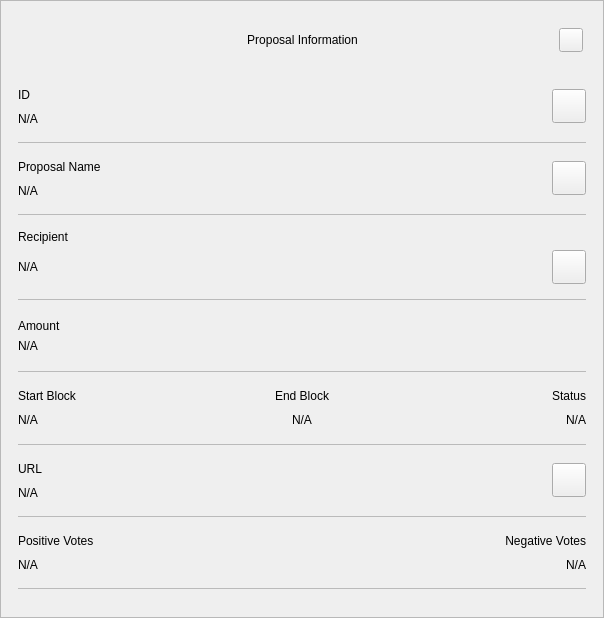
<?xml version="1.0" encoding="UTF-8"?>
<ui version="4.0">
 <class>ProposalInfoDialog</class>
 <widget class="QWidget" name="ProposalInfoDialog">
  <property name="geometry">
   <rect>
    <x>0</x>
    <y>0</y>
    <width>604</width>
    <height>618</height>
   </rect>
  </property>
  <property name="sizePolicy">
   <sizepolicy hsizetype="Preferred" vsizetype="Expanding">
    <horstretch>0</horstretch>
    <verstretch>0</verstretch>
   </sizepolicy>
  </property>
  <property name="minimumSize">
   <size>
    <width>580</width>
    <height>300</height>
   </size>
  </property>
  <property name="windowTitle">
   <string notr="true">N/A</string>
  </property>
  <property name="styleSheet">
   <string notr="true"/>
  </property>
  <layout class="QVBoxLayout" name="verticalLayout_1">
   <property name="spacing">
    <number>0</number>
   </property>
   <property name="leftMargin">
    <number>0</number>
   </property>
   <property name="topMargin">
    <number>0</number>
   </property>
   <property name="rightMargin">
    <number>0</number>
   </property>
   <property name="bottomMargin">
    <number>0</number>
   </property>
   <item>
    <widget class="QFrame" name="frame">
     <property name="sizePolicy">
      <sizepolicy hsizetype="Preferred" vsizetype="Expanding">
       <horstretch>0</horstretch>
       <verstretch>0</verstretch>
      </sizepolicy>
     </property>
     <property name="styleSheet">
      <string notr="true"/>
     </property>
     <property name="frameShape">
      <enum>QFrame::StyledPanel</enum>
     </property>
     <property name="frameShadow">
      <enum>QFrame::Raised</enum>
     </property>
     <layout class="QVBoxLayout" name="verticalLayout_2">
      <property name="leftMargin">
       <number>0</number>
      </property>
      <property name="rightMargin">
       <number>0</number>
      </property>
      <item>
       <layout class="QHBoxLayout" name="horizontalLayout_1">
        <property name="spacing">
         <number>0</number>
        </property>
        <property name="leftMargin">
         <number>20</number>
        </property>
        <property name="topMargin">
         <number>10</number>
        </property>
        <property name="rightMargin">
         <number>20</number>
        </property>
        <item>
         <spacer name="horizontalSpacer_1">
          <property name="orientation">
           <enum>Qt::Horizontal</enum>
          </property>
          <property name="sizeHint" stdset="0">
           <size>
            <width>40</width>
            <height>20</height>
           </size>
          </property>
         </spacer>
        </item>
        <item>
         <widget class="QLabel" name="labelTitle">
          <property name="minimumSize">
           <size>
            <width>0</width>
            <height>40</height>
           </size>
          </property>
          <property name="maximumSize">
           <size>
            <width>16777215</width>
            <height>40</height>
           </size>
          </property>
          <property name="styleSheet">
           <string notr="true">padding-left:24px;</string>
          </property>
          <property name="text">
           <string>Proposal Information</string>
          </property>
          <property name="alignment">
           <set>Qt::AlignCenter</set>
          </property>
          <property name="margin">
           <number>7</number>
          </property>
         </widget>
        </item>
        <item>
         <spacer name="horizontalSpacer_2">
          <property name="orientation">
           <enum>Qt::Horizontal</enum>
          </property>
          <property name="sizeHint" stdset="0">
           <size>
            <width>40</width>
            <height>20</height>
           </size>
          </property>
         </spacer>
        </item>
        <item>
         <widget class="QPushButton" name="btnEsc">
          <property name="minimumSize">
           <size>
            <width>24</width>
            <height>24</height>
           </size>
          </property>
          <property name="maximumSize">
           <size>
            <width>24</width>
            <height>24</height>
           </size>
          </property>
          <property name="focusPolicy">
           <enum>Qt::NoFocus</enum>
          </property>
          <property name="text">
           <string/>
          </property>
         </widget>
        </item>
       </layout>
      </item>
      <item>
       <spacer name="verticalSpacer">
        <property name="orientation">
         <enum>Qt::Vertical</enum>
        </property>
        <property name="sizeType">
         <enum>QSizePolicy::Fixed</enum>
        </property>
        <property name="sizeHint" stdset="0">
         <size>
          <width>20</width>
          <height>10</height>
         </size>
        </property>
       </spacer>
      </item>
      <item>
       <widget class="QWidget" name="layoutScroll" native="true">
        <property name="minimumSize">
         <size>
          <width>0</width>
          <height>450</height>
         </size>
        </property>
        <layout class="QVBoxLayout" name="verticalLayout_3">
         <property name="leftMargin">
          <number>0</number>
         </property>
         <property name="topMargin">
          <number>0</number>
         </property>
         <property name="rightMargin">
          <number>0</number>
         </property>
         <item>
          <widget class="QScrollArea" name="scrollArea">
           <property name="styleSheet">
            <string notr="true">#scrollArea {
background:transparent;
}</string>
           </property>
           <property name="horizontalScrollBarPolicy">
            <enum>Qt::ScrollBarAlwaysOff</enum>
           </property>
           <property name="sizeAdjustPolicy">
            <enum>QAbstractScrollArea::AdjustIgnored</enum>
           </property>
           <property name="widgetResizable">
            <bool>true</bool>
           </property>
           <property name="alignment">
            <set>Qt::AlignLeading|Qt::AlignLeft|Qt::AlignTop</set>
           </property>
           <widget class="QWidget" name="scrollAreaWidgetContents">
            <property name="geometry">
             <rect>
              <x>0</x>
              <y>0</y>
              <width>585</width>
              <height>601</height>
             </rect>
            </property>
            <property name="autoFillBackground">
             <bool>false</bool>
            </property>
            <property name="styleSheet">
             <string notr="true">#scrollAreaWidgetContents {
background:transparent;
}</string>
            </property>
            <layout class="QVBoxLayout" name="verticalLayout_4">
             <property name="spacing">
              <number>0</number>
             </property>
             <property name="sizeConstraint">
              <enum>QLayout::SetDefaultConstraint</enum>
             </property>
             <property name="leftMargin">
              <number>0</number>
             </property>
             <property name="topMargin">
              <number>0</number>
             </property>
             <property name="rightMargin">
              <number>0</number>
             </property>
             <property name="bottomMargin">
              <number>0</number>
             </property>
             <item>
              <widget class="QWidget" name="content" native="true">
               <layout class="QVBoxLayout" name="verticalLayout_5">
                <property name="leftMargin">
                 <number>16</number>
                </property>
                <property name="topMargin">
                 <number>0</number>
                </property>
                <property name="rightMargin">
                 <number>16</number>
                </property>
                <item>
                 <widget class="QWidget" name="contentID" native="true">
                  <layout class="QHBoxLayout" name="horizontalLayout_2" stretch="0,0">
                   <property name="leftMargin">
                    <number>0</number>
                   </property>
                   <property name="rightMargin">
                    <number>0</number>
                   </property>
                   <item>
                    <layout class="QVBoxLayout" name="contentID_int">
                     <item>
                      <widget class="QLabel" name="labelId">
                       <property name="maximumSize">
                        <size>
                         <width>16777215</width>
                         <height>16777215</height>
                        </size>
                       </property>
                       <property name="text">
                        <string>ID</string>
                       </property>
                      </widget>
                     </item>
                     <item>
                      <widget class="QLabel" name="textId">
                       <property name="text">
                        <string notr="true">N/A</string>
                       </property>
                      </widget>
                     </item>
                    </layout>
                   </item>
                   <item>
                    <widget class="QPushButton" name="pushCopy">
                     <property name="minimumSize">
                      <size>
                       <width>34</width>
                       <height>34</height>
                      </size>
                     </property>
                     <property name="maximumSize">
                      <size>
                       <width>34</width>
                       <height>34</height>
                      </size>
                     </property>
                     <property name="focusPolicy">
                      <enum>Qt::NoFocus</enum>
                     </property>
                     <property name="text">
                      <string/>
                     </property>
                     <property name="iconSize">
                      <size>
                       <width>24</width>
                       <height>24</height>
                      </size>
                     </property>
                    </widget>
                   </item>
                  </layout>
                 </widget>
                </item>
                <item>
                 <widget class="QLabel" name="labelDividerID">
                  <property name="maximumSize">
                   <size>
                    <width>16777215</width>
                    <height>1</height>
                   </size>
                  </property>
                  <property name="styleSheet">
                   <string notr="true">background-color:#bababa;</string>
                  </property>
                  <property name="text">
                   <string/>
                  </property>
                 </widget>
                </item>
                <item>
                 <widget class="QWidget" name="contentName" native="true">
                  <layout class="QHBoxLayout" name="horizontalLayout_3" stretch="0,0">
                   <property name="leftMargin">
                    <number>0</number>
                   </property>
                   <property name="rightMargin">
                    <number>0</number>
                   </property>
                   <item>
                    <layout class="QVBoxLayout" name="contentName_int">
                     <item>
                      <widget class="QLabel" name="labelName">
                       <property name="maximumSize">
                        <size>
                         <width>16777215</width>
                         <height>16777215</height>
                        </size>
                       </property>
                       <property name="text">
                        <string>Proposal Name</string>
                       </property>
                      </widget>
                     </item>
                     <item>
                      <widget class="QLabel" name="textName">
                       <property name="text">
                        <string notr="true">N/A</string>
                       </property>
                      </widget>
                     </item>
                    </layout>
                   </item>
                   <item>
                    <widget class="QPushButton" name="btnNameCopy">
                     <property name="minimumSize">
                      <size>
                       <width>34</width>
                       <height>34</height>
                      </size>
                     </property>
                     <property name="maximumSize">
                      <size>
                       <width>34</width>
                       <height>34</height>
                      </size>
                     </property>
                     <property name="focusPolicy">
                      <enum>Qt::NoFocus</enum>
                     </property>
                     <property name="text">
                      <string/>
                     </property>
                     <property name="iconSize">
                      <size>
                       <width>24</width>
                       <height>24</height>
                      </size>
                     </property>
                    </widget>
                   </item>
                  </layout>
                 </widget>
                </item>
                <item>
                 <widget class="QLabel" name="labelDividerName">
                  <property name="maximumSize">
                   <size>
                    <width>16777215</width>
                    <height>1</height>
                   </size>
                  </property>
                  <property name="styleSheet">
                   <string notr="true">background-color:#bababa;</string>
                  </property>
                  <property name="text">
                   <string/>
                  </property>
                 </widget>
                </item>
                <item>
                 <widget class="QWidget" name="gridRecipient" native="true">
                  <layout class="QGridLayout" name="contentRecipient">
                   <property name="leftMargin">
                    <number>0</number>
                   </property>
                   <property name="rightMargin">
                    <number>0</number>
                   </property>
                   <item row="2" column="0">
                    <widget class="QLabel" name="textRecipient">
                     <property name="text">
                      <string notr="true">N/A</string>
                     </property>
                     <property name="alignment">
                      <set>Qt::AlignLeading|Qt::AlignLeft|Qt::AlignVCenter</set>
                     </property>
                    </widget>
                   </item>
                   <item row="2" column="3">
                    <widget class="QPushButton" name="btnRecipientCopy">
                     <property name="minimumSize">
                      <size>
                       <width>34</width>
                       <height>34</height>
                      </size>
                     </property>
                     <property name="maximumSize">
                      <size>
                       <width>34</width>
                       <height>34</height>
                      </size>
                     </property>
                     <property name="focusPolicy">
                      <enum>Qt::NoFocus</enum>
                     </property>
                     <property name="text">
                      <string/>
                     </property>
                     <property name="iconSize">
                      <size>
                       <width>24</width>
                       <height>24</height>
                      </size>
                     </property>
                    </widget>
                   </item>
                   <item row="0" column="0">
                    <widget class="QLabel" name="labelRecipient">
                     <property name="maximumSize">
                      <size>
                       <width>16777215</width>
                       <height>16777215</height>
                      </size>
                     </property>
                     <property name="text">
                      <string>Recipient</string>
                     </property>
                     <property name="alignment">
                      <set>Qt::AlignLeading|Qt::AlignLeft|Qt::AlignVCenter</set>
                     </property>
                    </widget>
                   </item>
                  </layout>
                 </widget>
                </item>
                <item>
                 <widget class="QLabel" name="labelDividerRecipient">
                  <property name="maximumSize">
                   <size>
                    <width>16777215</width>
                    <height>1</height>
                   </size>
                  </property>
                  <property name="styleSheet">
                   <string notr="true">background-color:#bababa;</string>
                  </property>
                  <property name="text">
                   <string/>
                  </property>
                 </widget>
                </item>
                <item>
                 <layout class="QGridLayout" name="gridAmount">
                  <property name="topMargin">
                   <number>12</number>
                  </property>
                  <property name="bottomMargin">
                   <number>12</number>
                  </property>
                  <item row="0" column="0">
                   <widget class="QLabel" name="labelAmount">
                    <property name="maximumSize">
                     <size>
                      <width>16777215</width>
                      <height>16777215</height>
                     </size>
                    </property>
                    <property name="text">
                     <string>Amount</string>
                    </property>
                    <property name="alignment">
                     <set>Qt::AlignLeading|Qt::AlignLeft|Qt::AlignVCenter</set>
                    </property>
                   </widget>
                  </item>
                  <item row="1" column="0">
                   <widget class="QLabel" name="textAmount">
                    <property name="layoutDirection">
                     <enum>Qt::LeftToRight</enum>
                    </property>
                    <property name="text">
                     <string notr="true">N/A</string>
                    </property>
                    <property name="alignment">
                     <set>Qt::AlignLeading|Qt::AlignLeft|Qt::AlignVCenter</set>
                    </property>
                   </widget>
                  </item>
                 </layout>
                </item>
                <item>
                 <widget class="QLabel" name="labelDividerAmount">
                  <property name="maximumSize">
                   <size>
                    <width>16777215</width>
                    <height>1</height>
                   </size>
                  </property>
                  <property name="baseSize">
                   <size>
                    <width>0</width>
                    <height>0</height>
                   </size>
                  </property>
                  <property name="palette">
                   <palette>
                    <active>
                     <colorrole role="Button">
                      <brush brushstyle="SolidPattern">
                       <color alpha="255">
                        <red>186</red>
                        <green>186</green>
                        <blue>186</blue>
                       </color>
                      </brush>
                     </colorrole>
                     <colorrole role="Base">
                      <brush brushstyle="SolidPattern">
                       <color alpha="255">
                        <red>186</red>
                        <green>186</green>
                        <blue>186</blue>
                       </color>
                      </brush>
                     </colorrole>
                     <colorrole role="Window">
                      <brush brushstyle="SolidPattern">
                       <color alpha="255">
                        <red>186</red>
                        <green>186</green>
                        <blue>186</blue>
                       </color>
                      </brush>
                     </colorrole>
                    </active>
                    <inactive>
                     <colorrole role="Button">
                      <brush brushstyle="SolidPattern">
                       <color alpha="255">
                        <red>186</red>
                        <green>186</green>
                        <blue>186</blue>
                       </color>
                      </brush>
                     </colorrole>
                     <colorrole role="Base">
                      <brush brushstyle="SolidPattern">
                       <color alpha="255">
                        <red>186</red>
                        <green>186</green>
                        <blue>186</blue>
                       </color>
                      </brush>
                     </colorrole>
                     <colorrole role="Window">
                      <brush brushstyle="SolidPattern">
                       <color alpha="255">
                        <red>186</red>
                        <green>186</green>
                        <blue>186</blue>
                       </color>
                      </brush>
                     </colorrole>
                    </inactive>
                    <disabled>
                     <colorrole role="Button">
                      <brush brushstyle="SolidPattern">
                       <color alpha="255">
                        <red>186</red>
                        <green>186</green>
                        <blue>186</blue>
                       </color>
                      </brush>
                     </colorrole>
                     <colorrole role="Base">
                      <brush brushstyle="SolidPattern">
                       <color alpha="255">
                        <red>186</red>
                        <green>186</green>
                        <blue>186</blue>
                       </color>
                      </brush>
                     </colorrole>
                     <colorrole role="Window">
                      <brush brushstyle="SolidPattern">
                       <color alpha="255">
                        <red>186</red>
                        <green>186</green>
                        <blue>186</blue>
                       </color>
                      </brush>
                     </colorrole>
                    </disabled>
                   </palette>
                  </property>
                  <property name="styleSheet">
                   <string notr="true">background-color:#bababa;</string>
                  </property>
                  <property name="text">
                   <string/>
                  </property>
                 </widget>
                </item>
                <item>
                 <widget class="QWidget" name="gridConfDateStatus" native="true">
                  <layout class="QGridLayout" name="contentConfDateStatus">
                   <property name="leftMargin">
                    <number>0</number>
                   </property>
                   <property name="rightMargin">
                    <number>0</number>
                   </property>
                   <item row="1" column="3">
                    <widget class="QLabel" name="labelStatus">
                     <property name="maximumSize">
                      <size>
                       <width>16777215</width>
                       <height>16777215</height>
                      </size>
                     </property>
                     <property name="text">
                      <string>Status</string>
                     </property>
                     <property name="alignment">
                      <set>Qt::AlignRight|Qt::AlignTrailing|Qt::AlignVCenter</set>
                     </property>
                    </widget>
                   </item>
                   <item row="1" column="0">
                    <widget class="QLabel" name="labelDate">
                     <property name="maximumSize">
                      <size>
                       <width>16777215</width>
                       <height>16777215</height>
                      </size>
                     </property>
                     <property name="text">
                      <string>Start Block</string>
                     </property>
                     <property name="alignment">
                      <set>Qt::AlignLeading|Qt::AlignLeft|Qt::AlignVCenter</set>
                     </property>
                    </widget>
                   </item>
                   <item row="2" column="1">
                    <widget class="QLabel" name="textEndDate">
                     <property name="text">
                      <string notr="true">N/A</string>
                     </property>
                     <property name="alignment">
                      <set>Qt::AlignCenter</set>
                     </property>
                    </widget>
                   </item>
                   <item row="2" column="0">
                    <widget class="QLabel" name="textDate">
                     <property name="text">
                      <string notr="true">N/A</string>
                     </property>
                     <property name="alignment">
                      <set>Qt::AlignLeading|Qt::AlignLeft|Qt::AlignVCenter</set>
                     </property>
                    </widget>
                   </item>
                   <item row="2" column="3">
                    <widget class="QLabel" name="textStatus">
                     <property name="text">
                      <string notr="true">N/A</string>
                     </property>
                     <property name="alignment">
                      <set>Qt::AlignRight|Qt::AlignTrailing|Qt::AlignVCenter</set>
                     </property>
                    </widget>
                   </item>
                   <item row="1" column="1">
                    <widget class="QLabel" name="labelEndDate">
                     <property name="maximumSize">
                      <size>
                       <width>16777215</width>
                       <height>16777215</height>
                      </size>
                     </property>
                     <property name="text">
                      <string>End Block</string>
                     </property>
                     <property name="alignment">
                      <set>Qt::AlignCenter</set>
                     </property>
                    </widget>
                   </item>
                  </layout>
                 </widget>
                </item>
                <item>
                 <widget class="QLabel" name="labelDividerMemo">
                  <property name="maximumSize">
                   <size>
                    <width>16777215</width>
                    <height>1</height>
                   </size>
                  </property>
                  <property name="styleSheet">
                   <string notr="true">background-color:#bababa;</string>
                  </property>
                  <property name="text">
                   <string/>
                  </property>
                 </widget>
                </item>
                <item>
                 <widget class="QWidget" name="contentUrl" native="true">
                  <layout class="QHBoxLayout" name="horizontalLayout_4" stretch="0,0">
                   <property name="leftMargin">
                    <number>0</number>
                   </property>
                   <property name="rightMargin">
                    <number>0</number>
                   </property>
                   <item>
                    <layout class="QVBoxLayout" name="contentUrl_int">
                     <item>
                      <widget class="QLabel" name="labelUrl">
                       <property name="maximumSize">
                        <size>
                         <width>16777215</width>
                         <height>16777215</height>
                        </size>
                       </property>
                       <property name="text">
                        <string>URL</string>
                       </property>
                      </widget>
                     </item>
                     <item>
                      <widget class="QLabel" name="textUrl">
                       <property name="text">
                        <string notr="true">N/A</string>
                       </property>
                      </widget>
                     </item>
                    </layout>
                   </item>
                   <item>
                    <widget class="QPushButton" name="btnUrlCopy">
                     <property name="minimumSize">
                      <size>
                       <width>34</width>
                       <height>34</height>
                      </size>
                     </property>
                     <property name="maximumSize">
                      <size>
                       <width>34</width>
                       <height>34</height>
                      </size>
                     </property>
                     <property name="focusPolicy">
                      <enum>Qt::NoFocus</enum>
                     </property>
                     <property name="text">
                      <string/>
                     </property>
                     <property name="iconSize">
                      <size>
                       <width>24</width>
                       <height>24</height>
                      </size>
                     </property>
                    </widget>
                   </item>
                  </layout>
                 </widget>
                </item>
                <item>
                 <widget class="QLabel" name="labelDividerUrl">
                  <property name="maximumSize">
                   <size>
                    <width>16777215</width>
                    <height>1</height>
                   </size>
                  </property>
                  <property name="styleSheet">
                   <string notr="true">background-color:#bababa;</string>
                  </property>
                  <property name="text">
                   <string/>
                  </property>
                 </widget>
                </item>
                <item>
                 <layout class="QHBoxLayout" name="contentFeeSize">
                  <property name="topMargin">
                   <number>9</number>
                  </property>
                  <property name="bottomMargin">
                   <number>9</number>
                  </property>
                  <item>
                   <layout class="QVBoxLayout" name="contentFee">
                    <property name="topMargin">
                     <number>0</number>
                    </property>
                    <property name="bottomMargin">
                     <number>0</number>
                    </property>
                    <item>
                     <widget class="QLabel" name="labelPosVotes">
                      <property name="maximumSize">
                       <size>
                        <width>16777215</width>
                        <height>16777215</height>
                       </size>
                      </property>
                      <property name="text">
                       <string>Positive Votes</string>
                      </property>
                     </widget>
                    </item>
                    <item>
                     <widget class="QLabel" name="textPosVotes">
                      <property name="text">
                       <string notr="true">N/A</string>
                      </property>
                     </widget>
                    </item>
                   </layout>
                  </item>
                  <item>
                   <widget class="QWidget" name="contentSize" native="true">
                    <layout class="QVBoxLayout" name="contentSize_layout">
                     <property name="topMargin">
                      <number>0</number>
                     </property>
                     <property name="rightMargin">
                      <number>0</number>
                     </property>
                     <property name="bottomMargin">
                      <number>0</number>
                     </property>
                     <item>
                      <widget class="QLabel" name="labelNegVotes">
                       <property name="maximumSize">
                        <size>
                         <width>16777215</width>
                         <height>16777215</height>
                        </size>
                       </property>
                       <property name="text">
                        <string>Negative Votes</string>
                       </property>
                       <property name="alignment">
                        <set>Qt::AlignRight|Qt::AlignTrailing|Qt::AlignVCenter</set>
                       </property>
                      </widget>
                     </item>
                     <item>
                      <widget class="QLabel" name="textNegVotes">
                       <property name="text">
                        <string notr="true">N/A</string>
                       </property>
                       <property name="alignment">
                        <set>Qt::AlignRight|Qt::AlignTrailing|Qt::AlignVCenter</set>
                       </property>
                      </widget>
                     </item>
                    </layout>
                   </widget>
                  </item>
                 </layout>
                </item>
                <item>
                 <widget class="QLabel" name="labelDividerChange">
                  <property name="maximumSize">
                   <size>
                    <width>16777215</width>
                    <height>1</height>
                   </size>
                  </property>
                  <property name="styleSheet">
                   <string notr="true">background-color:#bababa;</string>
                  </property>
                  <property name="text">
                   <string/>
                  </property>
                 </widget>
                </item>
               </layout>
              </widget>
             </item>
            </layout>
           </widget>
          </widget>
         </item>
        </layout>
       </widget>
      </item>
     </layout>
    </widget>
   </item>
  </layout>
 </widget>
 <resources/>
 <connections/>
</ui>
